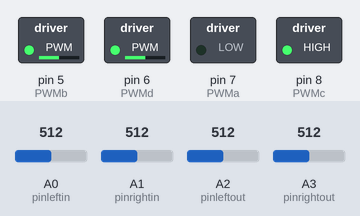
The sketch below on a simulated Arduino Uno, built with avr-gcc and run on an emulated ATmega328P. On the bench: switched loads named in the sketch (green lamp = pin HIGH). The inputs (shaded band) are chosen by the test bench; at power-on: A1 (pinrightin) = 512, A2 (pinleftout) = 512, A0 (pinleftin) = 512, A3 (pinrightout) = 512. What the sketch prints to the serial monitor is not drawn.

Above: at 1.2 s.
1.3 s: A1 (pinrightin) set to 716
At 2.1 s:
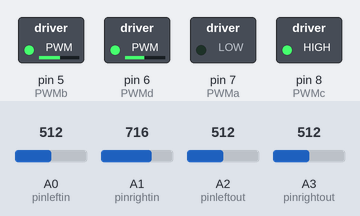
4.3 s: A2 (pinleftout) set to 30
At 5.59 s:
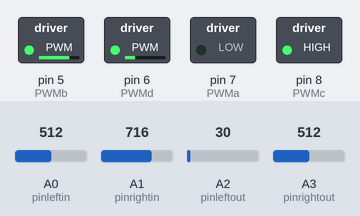
7.3 s: A0 (pinleftin) set to 30
At 8.2 s:
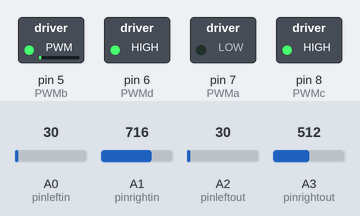
10.3 s: A1 (pinrightin) set to 30
At 11.03 s:
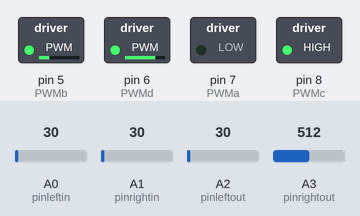
13.3 s: A3 (pinrightout) set to 30
14.9 s: A2 (pinleftout) set to 716
Timing chart, 0 to 33.8 s (numbered marks = the images above; inputs shaded):
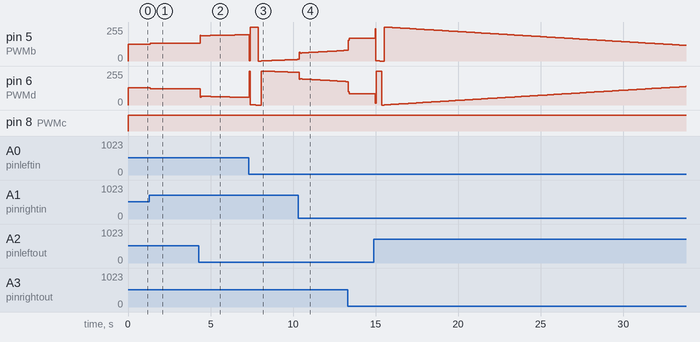

The sketch:

PID.ino
```cpp
#define PWMa 7
#define PWMb 5
#define PWMc 8
#define PWMd 6

//define the sensor pins and data storage variables
int pinleftin = A0;
int pinrightin = A1;
int pinleftout = A2;
int pinrightout = A3;
int valleft1 = 0;
int valleft2 = 0;
int valright1 = 0;
int valright2 = 0;

//define the distances from the reference point (left of the car) USED FOR WEIGHTED AVERAGE FORMULA
float distlout = 1.3;
float distlin = 2.45;
float distrin = 4.05;
float distrout = 5.35;
float lineposition;

//define the variables for the error and the 3 PID components as well as other PID based variables
float error;
float errorLast;
float Kp = 100;
float Ki = .25;
float Kd = 10;
float errorSum;
float PID;
float leftMotorSpeed;
float rightMotorSpeed;


void setup() {
  // configure the motor control pins as outputs
  pinMode(PWMa, OUTPUT);
  pinMode(PWMb, OUTPUT);
  pinMode(PWMc, OUTPUT);
  pinMode(PWMd, OUTPUT);
  Serial.begin(9600);
}


float weightedAverage(float distlefto, float distlefti, float distrighti, float distrighto, float valleft2, float valleft1, float valright1, float valright2){
  float top, bottom, wa;
  top = (distlefto*valleft2)+(distlefti*valleft1)+(distrighti*valright1)+(distrighto*valright2);
  bottom = (valleft2+valleft1+valright1+valright2);
  wa = top/bottom;
  return wa;
}

void loop(){
  //Set the motors to their on values (PWMa is off as it will reverse the motor)
  digitalWrite(PWMa, LOW);
  digitalWrite(PWMc, HIGH);
  //Read values from the four sensors
  valleft1 = analogRead(pinleftin);
  valright1 = analogRead(pinrightin);
  valleft2 = analogRead(pinleftout);
  valright2 = analogRead(pinrightout);
  //Print the sensor values for debugging
  Serial.println(valleft2);
  Serial.println(valleft1);
  Serial.println(valright1);
  Serial.println(valright2);
  //Calculate the weighted avergae value using the corresponding function
  lineposition = weightedAverage(distlout,distlin,distrin,distrout,valleft2,valleft1,valright1,valright2);
  //Define the error value using the weighted average value
  error = 3.3 - lineposition;
  //Check if the error sum is equal to zero, if it is set the error sum to the error value
  if (errorSum == 0) {
     errorSum = error;
  }
  //Carry out the PID calculation using the defined constants and the values for error, errorlast and error sum.
  PID = (Kp * error) + (Ki * errorSum) + (Kd * (error - errorLast));

  //Set the values for errorLast and errorSum to their next values
  errorLast = error;
  errorSum = errorSum + error;
  //Output the PID to the serial monitor for debugging
  Serial.println(PID);

  //Set the Left motor speed to the corect value using the base speed and the PID value
  leftMotorSpeed = 128 - PID;
  analogWrite(PWMb, leftMotorSpeed);
  //Print both the motor speed and a debugging phrase to the serial mointor for debugging
  Serial.println("LEFT");
  Serial.println(leftMotorSpeed);

  //Set the Right motor speed to the corresponding value using the base speed and the PID value
  rightMotorSpeed = 128 + PID;
  analogWrite(PWMd, rightMotorSpeed);
  //Print the motor speed and the debugging phrase to the serial mointor for debugging
  Serial.println("RIGHT");
  Serial.println(rightMotorSpeed);
}
```

Measured:
- after the input at 1.3 s, pin 5 (PWMb): 126/255 → 133/255 at once, → 134/255 1.7 s later; pin 6 (PWMd): 129/255 → 122/255 after 0.05 s, → 121/255 1.7 s later
